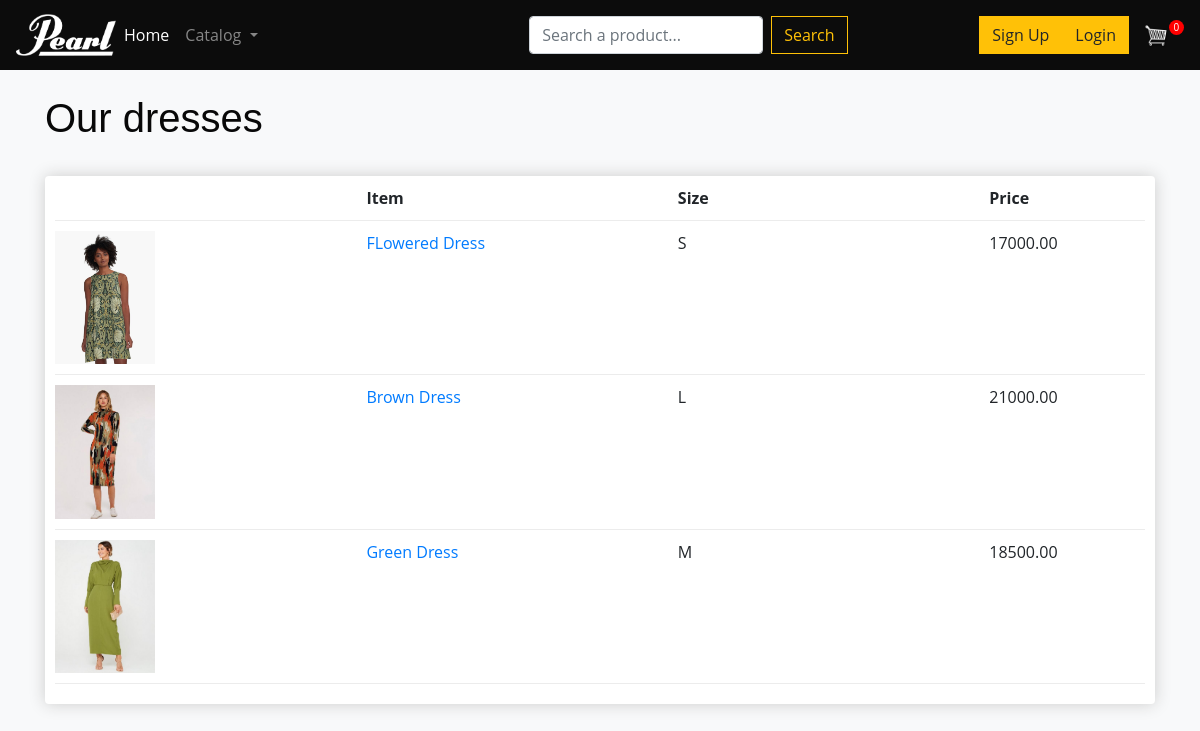
/dresses/, run on the app's committed database.
### store/models.py (models this page shows)
class Product(models.Model):
    name = models.CharField(max_length=200, null=True)
    price = models.FloatField()
    image = models.ImageField(null=True, blank=True)
    digital = models.BooleanField(default=False, null=True, blank=True)
    estilo = models.ForeignKey(
        Estilo,
        on_delete=models.SET_NULL,
        null=True,
        help_text='Seleccione el o los estilos de este articulo.'
    )
    talla = models.CharField(
        max_length=10,
        null=True,
        blank=True,
        help_text='Agregue la talla de la prenda.'
    )
    marca = models.ForeignKey(
        Marca,
        on_delete=models.SET_NULL,
        null=True,
        help_text='Seleccione la marca de este articulo.'
    )
    description = models.CharField(
        max_length=100,
        null=True,
        help_text='Agregue una descripcion al articulo.'
    )
    def __str__(self):
        return self.name
    @property
    def imageURL(self):
        try:
            url = self.image.url
        except Exception:
            url = ''
        return url

### store/views.py (the view)
# urls.py: path('dresses/', views.vestidos, name='dresses'),
def vestidos(request):
    data = cartData(request)
    cartItems = data['cartItems']
    vestidos = Product.objects.filter(estilo__style="Dress")
    order = data['order']
    items = data['items']
    context = {
        'cartItems': cartItems,
        'vestidos': vestidos,
        'order': order,
        'items': items
    }
    return render(request, 'store/dresses.html', context)

### store/utils.py (called while the page is built, shortened)
def cookieCart(request):
    try:
        cart = json.loads(request.COOKIES['cart'])
    except Exception:
        cart = {}
    print('Cart:', cart)
    items = []
    order = {
        'get_cart_total': 0,
        'get_cart_items': 0,
        'shipping': False
    }
    cartItems = order['get_cart_items']
    return {
        'cartItems': cartItems,
        'order': order,
        'items': items
    }

def cartData(request):
    if request.user.is_authenticated:
        customer = request.user.customer
        order, created = Order.objects.get_or_create(
            customer=customer,
            complete=False
        )
        items = order.orderitem_set.all()
        cartItems = order.get_cart_items
    else:
        cookieData = cookieCart(request)
        cartItems = cookieData['cartItems']
        order = cookieData['order']
        items = cookieData['items']
    return {
        'cartItems': cartItems,
        'order': order,
        'items': items
    }

### store/templates/store/dresses.html
{% extends 'store/main.html' %}
{% load static %}
{% block content %}
    <h1>Our dresses</h1>
	<div class="row">
		<div class="col-lg-12">
			<br>
			<div class="box-element">
				<div class="cart-row">
					<div style="flex:2"></div>
					<div style="flex:2"><strong>Item</strong></div>
                    <div style="flex:2"><strong>Size</strong></div>
					<div style="flex:1"><strong>Price</strong></div>
				</div>
				{% for vestido in vestidos %}
				<div class="cart-row">
					<div style="flex:2"><img class="row-image" src="{{vestido.imageURL}}"></div>
					<div style="flex:2">
                        <a href="{% url 'view_product' vestido.id %}">{{ vestido }}</a>
                    </div>
                    <div style="flex:2">{{vestido.talla}}</div>
					<div style="flex:1">{{vestido.price|floatformat:2}}</div>
				</div>
				{% endfor %}
			</div>
		</div>
	</div>
{% endblock content %}

### static/css/main.css (style rules this page uses)
body { background-color: #f8f9fa; }
h1,h2,h3,h4,h5,h6 { color:hsl(0, 0%, 30%); }
.box-element { box-shadow:hsl(0, 0%, 80%) 0 0 16px; background-color: #fff; border-radius: 4px; padding: 10px; }
.col-lg-4, .col-lg-6, .col-lg-8, .col-lg-12 { margin-top: 10px; }
.row-image { width: 100px; }
.cart-row { display: flex; align-items: flex-stretch; padding-bottom: 10px; margin-bottom: 10px; border-bottom: 1px solid #ececec; }
* { box-sizing: border-box; padding: 0; margin: 0; font-family: 'Open Sans', sans-serif; }
body { line-height: 1.5; }
img { width: 100%; display: block; }
h1 { position: relative; padding: 0; margin: 0; font-family: "Raleway", sans-serif; font-weight: 300; font-size: 40px; color: #080808; -webkit-transition: all 0.4s ease 0s; -o-transition: all 0.4s ease 0s; transition: all 0.4s ease 0s; }

### data on the page
Product: imageURL (picture), name "FLowered Dress", talla "S", price "17000.00"
Product: imageURL (picture), name "Brown Dress", talla "L", price "21000.00"
Product: imageURL (picture), name "Green Dress", talla "M", price "18500.00"

### other printed values
{{ cartItems }} "0"
